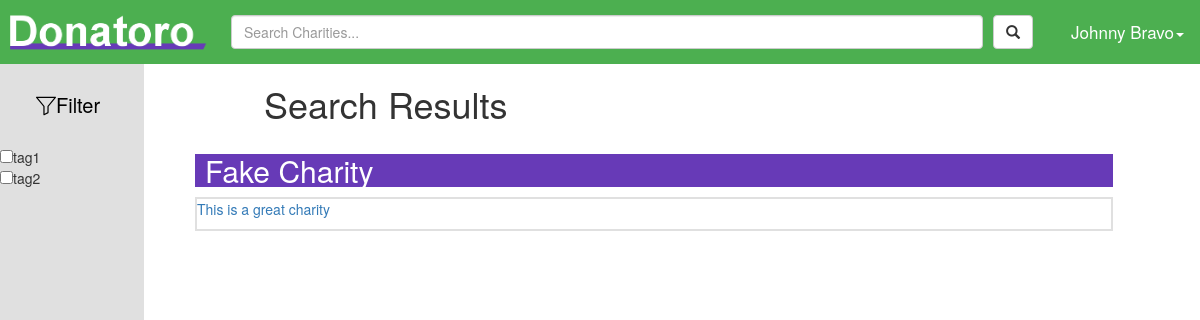
The page /results (signed in) on the database its author committed.
### tables this page shows
CREATE TABLE "donor_info" ("firstName" TEXT NOT NULL , "lastName" TEXT NOT NULL , "streetAdd1" TEXT NOT NULL , "streetAdd2" TEXT, "city" TEXT NOT NULL , "state" TEXT NOT NULL , "zip" INTEGER NOT NULL , "userID" INTEGER PRIMARY KEY  NOT NULL  UNIQUE );

CREATE TABLE "charity_info" ("name" TEXT NOT NULL , "501c" TEXT NOT NULL , "description" TEXT NOT NULL , "streetAddress" TEXT NOT NULL , "city" TEXT NOT NULL , "state" TEXT NOT NULL , "zip" INTEGER NOT NULL , "country" TEXT NOT NULL , "userID" INTEGER NOT NULL  UNIQUE , "charID" INTEGER PRIMARY KEY  NOT NULL  UNIQUE );

### donatoro.py (the view)
@app.route('/results', methods=['GET'])
def results():
    search_term = ""
    if 'searchQuery' in request.args:
        search_term = request.args['searchQuery']
    user = getUserById(session['userId'])
    if user["isDonor"] == 1:
        info = getInfoByUserId(session['userId'])
        all_tags = getTags()
        search_tags = []
        for item in all_tags:
            if search_term in str(item['tag']):
                search_tags.append(item['tag'])
        search_results = []
        counter = 0
        temp = []
        for tag in search_tags:
            for item in getCharitiesByTags(tag):
                temp.append(
                    {'Description':item['description'],
                     'Title':item['name']
                     }
                )
                counter+=1
                if counter%2 ==0:
                    search_results.append(temp)
                    temp = []
            if len(temp) != 0:
                search_results.append(temp)
        return render_template_logged_in('searchResults.jinja', results=search_results, query=search_term)

### dataBaseLogic.py (called while the page is built)
def get_db():
    return sqlite3.connect(app.config['DATABASE'])

def query_db(query, args=(), one=False):
    cur = get_db().execute(query, args)
    return cur
    cur.close()
    return test

def getUserById(userId):
    user = query_db('select * from user where id=?', (userId,)).fetchone()
    return dict(id=user[0], password=user[2], email=user[1], isDonor=user[3])

def getInfoByUserId(userId):
    user = getUserById(userId)
    if user["isDonor"]:
        donor = query_db('select * from donor_info where userID=?', (userId,)).fetchone()
        return dict(firstName=donor[0], lastName=donor[1], streetAdd1=donor[2], streetAdd2=donor[3],
                    city=donor[4], state=donor[5], zip=donor[6], userId=donor[7])
    else:
        charity = query_db('select * from charity_info where userID=?', (userId,)).fetchone()
        return dict(name=charity[0], identificationNum=charity[1], description=charity[2], streetAdd=charity[3],
                    city=charity[4], state=charity[5], zip=charity[6], country=charity[7], userId=charity[8],
                    charId=charity[9])

def getCharitiesByTags(tag):
    return [dict(name=row[0], identificationNum=row[1], description=row[2], streetAdd = row[3],
                 city=row[4], state=row[5], zip=row[6], country=row[7], userId=row[8], charId=row[9]) for row in
            query_db('select * from charity_info inner join tags on charity_info.charID = tags.charityId where '
                     'tags.tag=?', (tag,)).fetchall()]

def getTags():
    return [dict(cahrity_id=row[0], tag=row[1], id=row[2]) for row in
            query_db('select * from tags').fetchall()]

### donatoro.py (called while the page is built)
def render_template_logged_in(template, **context):
    user = getUserById(session['userId'])
    info = getInfoByUserId(session['userId'])
    return render_template(template, user=user, userInfo=info, **context)

### templates/searchResults.jinja
{% extends "base.jinja" %}
{% block head %}
    <link rel="stylesheet" type="text/css" href="{{ url_for('static', filename='stylesheets/results.css') }}" />
{% endblock %}
{% block body %}
<div id="mySidenav" class="sidenav">
    <div>
        <p style="float: left"><img src="../static/images/filter.svg" height="20px"></p>
        <p style="float: right;"><h2>Filter</h2></p>
    </div>
    <br>
    <input type="checkbox" name="filter" value="tag1">tag1</input>
    <br>
    <input type="checkbox" name="filter" value="tag2">tag2</input>
</div>
    <h1>Search Results</h1>
    <table>
        {% for list in results %}
        <tr>
            {% for charity in list %}
            <td>
                <a href="/charityHome/{{ charity['Title'] }}">
                        <div class="box">
                            <h2>{{ charity['Title'] }}</h2>
                            <div class="description">
                                <p>{{ charity['Description'] }}</p>
                            </div>
                        </div>
                </a>
            </td>
            {% endfor %}
        </tr>
        {% endfor %}
    </table>
{% endblock %}

### templates/base.jinja (shortened to what this page needs)
<!DOCTYPE html>
<html lang="en">
<head>
    <link rel="stylesheet" type="text/css" href="{{ url_for('static', filename='stylesheets/font-awesome.min.css') }}" />
    <link rel="stylesheet" type="text/css" href="{{ url_for('static', filename='stylesheets/base.css') }}" />
    <link rel="stylesheet" href="https://maxcdn.bootstrapcdn.com/bootstrap/3.3.7/css/bootstrap.min.css">
    {% block head %}
    {% endblock %}
</head>
<body>
    <div class="topnav">
        {% if user and user["isDonor"] %}
        <a href="/newsFeed"><img src="/static/images/Donatoro-logo.png" class="logo"/></a>
        {% elif user and not user["isDonor"] %}
        <a href="/charity/admin"><img src="/static/images/Donatoro-logo.png" class="logo"/></a>
        {% else %}
        <a href="/"><img src="/static/images/Donatoro-logo.png" class="logo"/></a>
        {% endif %}
        {% if user %}
        <div class="dropdown username">
            {% if user["isDonor"] %}
                <button class="dropdown-toggle username" type="button" data-toggle="dropdown">{{ userInfo["firstName"] }} {{ userInfo["lastName"] }}<span class="caret"></span></button>
            {% else %}
                <button class="dropdown-toggle username" type="button" data-toggle="dropdown">{{ userInfo["name"] }}<span class="caret"></span></button>
            {% endif %}
        </div>
        {% if user["isDonor"] %}
            <div id="searchDiv">
                <form method="get" action="{{ url_for('results') }}" class="navbar-form navbar-left" id="searchForm" role="search">
                    <button type="submit" class="btn btn-default searchIcon"><span class="glyphicon glyphicon-search"></span></button>
                    <span><input type="text" class="form-control searchBar" name="searchQuery" placeholder="Search Charities..."></span>
                </form>
            </div>
        {% endif %}
        {% endif %}
    </div>
{% block body %}
{% endblock %}
</body>
</html>

### static/stylesheets/base.css (style rules this page uses)
body { margin:0; }
.topnav { overflow: hidden; background-color: #4CAF50; padding-bottom: 100px; margin-bottom: -100px; background-clip: content-box; }
.topnav a { float: left; display: block; color: white; text-align: center; text-decoration: none; font-size: 17px; position:relative; }
.topnav #searchForm { margin: 15px 0 0; padding-top: 0; padding-bottom: 0; width: 100%; overflow: hidden; float: left; box-shadow: none; }
.topnav #searchForm input { width: 100%; }
.topnav #searchForm > span { display: block; overflow: hidden; padding-right: 10px; }
.topnav #searchForm button { float: right; }
.topnav #searchDiv { margin-left: 216px; margin-right: 152px; }
.logo { height: 50px; margin-top: 7px; }
.topnav .username { float: right; background-color: Transparent; border: none; color: white; text-align: center; padding: 10px 8px; font-size: 17px; }

### static/stylesheets/results.css (style rules this page uses)
.sidenav { height: 93%; width: 12%; position: fixed; z-index: 1; top: 64px; left: 0; background-color: #E0E0E0; overflow-x: hidden; padding-top: 10px; transition: 0.5s; border-right: 30px black; }
.sidenav input { padding: 4px 4px 4px 16px; text-decoration: none; font-size: 16px; color: #818181; display: inline; transition: 0.3s }
.sidenav div { padding-left: 25%; }
.sidenav div h2 { font-size: 20px; color: black; }
h1 { padding-left: 22%; }
table { table-layout: fixed; margin-left: 12%; width: 85%; }
.box { margin: 0% 5%; width: 90%; }
.box h2 { padding-left: 10px; width: 100%; background-color: #673AB7; color: white; }
.box .description { border: 2px solid #E0E0E0; }

### rows shown on the page
donor_info: firstName "Johnny", lastName "Bravo"
charity_info: Title "Fake Charity", Description "This is a great charity"
